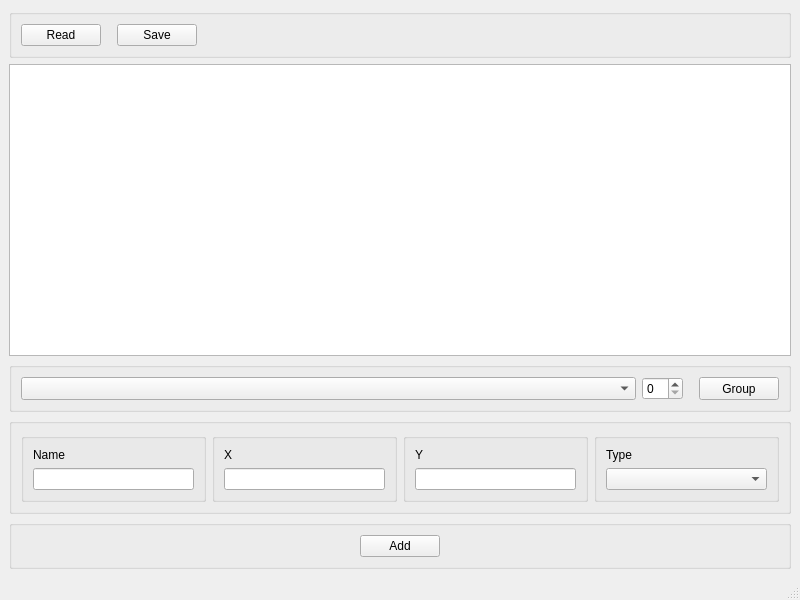
<?xml version="1.0" encoding="UTF-8"?>
<ui version="4.0">
 <class>MainWindow</class>
 <widget class="QMainWindow" name="MainWindow">
  <property name="geometry">
   <rect>
    <x>0</x>
    <y>0</y>
    <width>800</width>
    <height>600</height>
   </rect>
  </property>
  <property name="windowTitle">
   <string>MainWindow</string>
  </property>
  <widget class="QWidget" name="centralwidget">
   <layout class="QVBoxLayout" name="verticalLayout">
    <item>
     <widget class="QGroupBox" name="groupBox">
      <property name="title">
       <string/>
      </property>
      <layout class="QHBoxLayout" name="horizontalLayout">
       <item>
        <widget class="QPushButton" name="read_button">
         <property name="text">
          <string>Read</string>
         </property>
        </widget>
       </item>
       <item>
        <widget class="QLabel" name="read_label">
         <property name="text">
          <string> </string>
         </property>
        </widget>
       </item>
       <item>
        <widget class="QPushButton" name="save_button">
         <property name="text">
          <string>Save</string>
         </property>
        </widget>
       </item>
       <item>
        <spacer name="horizontalSpacer_2">
         <property name="orientation">
          <enum>Qt::Horizontal</enum>
         </property>
         <property name="sizeHint" stdset="0">
          <size>
           <width>40</width>
           <height>20</height>
          </size>
         </property>
        </spacer>
       </item>
      </layout>
     </widget>
    </item>
    <item>
     <widget class="QTextEdit" name="textEdit">
      <property name="enabled">
       <bool>true</bool>
      </property>
      <property name="readOnly">
       <bool>true</bool>
      </property>
     </widget>
    </item>
    <item>
     <widget class="QGroupBox" name="groupBox_3">
      <property name="title">
       <string/>
      </property>
      <layout class="QHBoxLayout" name="horizontalLayout_3">
       <item>
        <widget class="QComboBox" name="group_by_type_box">
         <property name="sizePolicy">
          <sizepolicy hsizetype="Expanding" vsizetype="Preferred">
           <horstretch>0</horstretch>
           <verstretch>0</verstretch>
          </sizepolicy>
         </property>
         <property name="editable">
          <bool>false</bool>
         </property>
         <property name="currentText">
          <string notr="true"/>
         </property>
        </widget>
       </item>
       <item>
        <widget class="QSpinBox" name="spinBox_for_type"/>
       </item>
       <item>
        <widget class="QLabel" name="group_label">
         <property name="text">
          <string> </string>
         </property>
        </widget>
       </item>
       <item>
        <widget class="QPushButton" name="group_button">
         <property name="sizePolicy">
          <sizepolicy hsizetype="Minimum" vsizetype="Preferred">
           <horstretch>0</horstretch>
           <verstretch>0</verstretch>
          </sizepolicy>
         </property>
         <property name="text">
          <string>Group</string>
         </property>
        </widget>
       </item>
      </layout>
     </widget>
    </item>
    <item>
     <widget class="QGroupBox" name="groupBox_5">
      <property name="title">
       <string/>
      </property>
      <layout class="QHBoxLayout" name="horizontalLayout_4">
       <item>
        <widget class="QGroupBox" name="groupBox_7">
         <property name="sizePolicy">
          <sizepolicy hsizetype="Expanding" vsizetype="Preferred">
           <horstretch>0</horstretch>
           <verstretch>0</verstretch>
          </sizepolicy>
         </property>
         <property name="title">
          <string/>
         </property>
         <layout class="QVBoxLayout" name="verticalLayout_2">
          <item>
           <widget class="QLabel" name="label_name">
            <property name="text">
             <string>Name</string>
            </property>
           </widget>
          </item>
          <item>
           <widget class="QLineEdit" name="name_edit"/>
          </item>
         </layout>
        </widget>
       </item>
       <item>
        <widget class="QGroupBox" name="groupBox_8">
         <property name="sizePolicy">
          <sizepolicy hsizetype="Expanding" vsizetype="Preferred">
           <horstretch>0</horstretch>
           <verstretch>0</verstretch>
          </sizepolicy>
         </property>
         <property name="title">
          <string/>
         </property>
         <layout class="QVBoxLayout" name="verticalLayout_4">
          <item>
           <widget class="QLabel" name="label_x">
            <property name="text">
             <string>X</string>
            </property>
           </widget>
          </item>
          <item>
           <widget class="QLineEdit" name="x_edit"/>
          </item>
         </layout>
        </widget>
       </item>
       <item>
        <widget class="QGroupBox" name="groupBox_9">
         <property name="sizePolicy">
          <sizepolicy hsizetype="Expanding" vsizetype="Preferred">
           <horstretch>0</horstretch>
           <verstretch>0</verstretch>
          </sizepolicy>
         </property>
         <property name="title">
          <string/>
         </property>
         <layout class="QVBoxLayout" name="verticalLayout_5">
          <item>
           <widget class="QLabel" name="label_y">
            <property name="text">
             <string>Y</string>
            </property>
           </widget>
          </item>
          <item>
           <widget class="QLineEdit" name="y_edit"/>
          </item>
         </layout>
        </widget>
       </item>
       <item>
        <widget class="QGroupBox" name="groupBox_10">
         <property name="sizePolicy">
          <sizepolicy hsizetype="Expanding" vsizetype="Preferred">
           <horstretch>0</horstretch>
           <verstretch>0</verstretch>
          </sizepolicy>
         </property>
         <property name="title">
          <string/>
         </property>
         <layout class="QVBoxLayout" name="verticalLayout_6">
          <item>
           <widget class="QLabel" name="label_type">
            <property name="text">
             <string>Type</string>
            </property>
           </widget>
          </item>
          <item>
           <widget class="QComboBox" name="obj_type_box">
            <property name="sizePolicy">
             <sizepolicy hsizetype="Preferred" vsizetype="Fixed">
              <horstretch>0</horstretch>
              <verstretch>0</verstretch>
             </sizepolicy>
            </property>
            <property name="editable">
             <bool>false</bool>
            </property>
            <property name="currentText">
             <string notr="true"/>
            </property>
           </widget>
          </item>
         </layout>
        </widget>
       </item>
      </layout>
     </widget>
    </item>
    <item>
     <widget class="QGroupBox" name="groupBox_2">
      <property name="title">
       <string/>
      </property>
      <layout class="QHBoxLayout" name="horizontalLayout_2">
       <item>
        <spacer name="horizontalSpacer_3">
         <property name="orientation">
          <enum>Qt::Horizontal</enum>
         </property>
         <property name="sizeHint" stdset="0">
          <size>
           <width>40</width>
           <height>20</height>
          </size>
         </property>
        </spacer>
       </item>
       <item>
        <widget class="QPushButton" name="add_button">
         <property name="text">
          <string>Add</string>
         </property>
        </widget>
       </item>
       <item>
        <spacer name="horizontalSpacer">
         <property name="orientation">
          <enum>Qt::Horizontal</enum>
         </property>
         <property name="sizeHint" stdset="0">
          <size>
           <width>238</width>
           <height>20</height>
          </size>
         </property>
        </spacer>
       </item>
      </layout>
     </widget>
    </item>
   </layout>
  </widget>
  <widget class="QMenuBar" name="menubar">
   <property name="geometry">
    <rect>
     <x>0</x>
     <y>0</y>
     <width>800</width>
     <height>25</height>
    </rect>
   </property>
  </widget>
  <widget class="QStatusBar" name="statusbar"/>
 </widget>
 <resources/>
 <connections/>
</ui>
